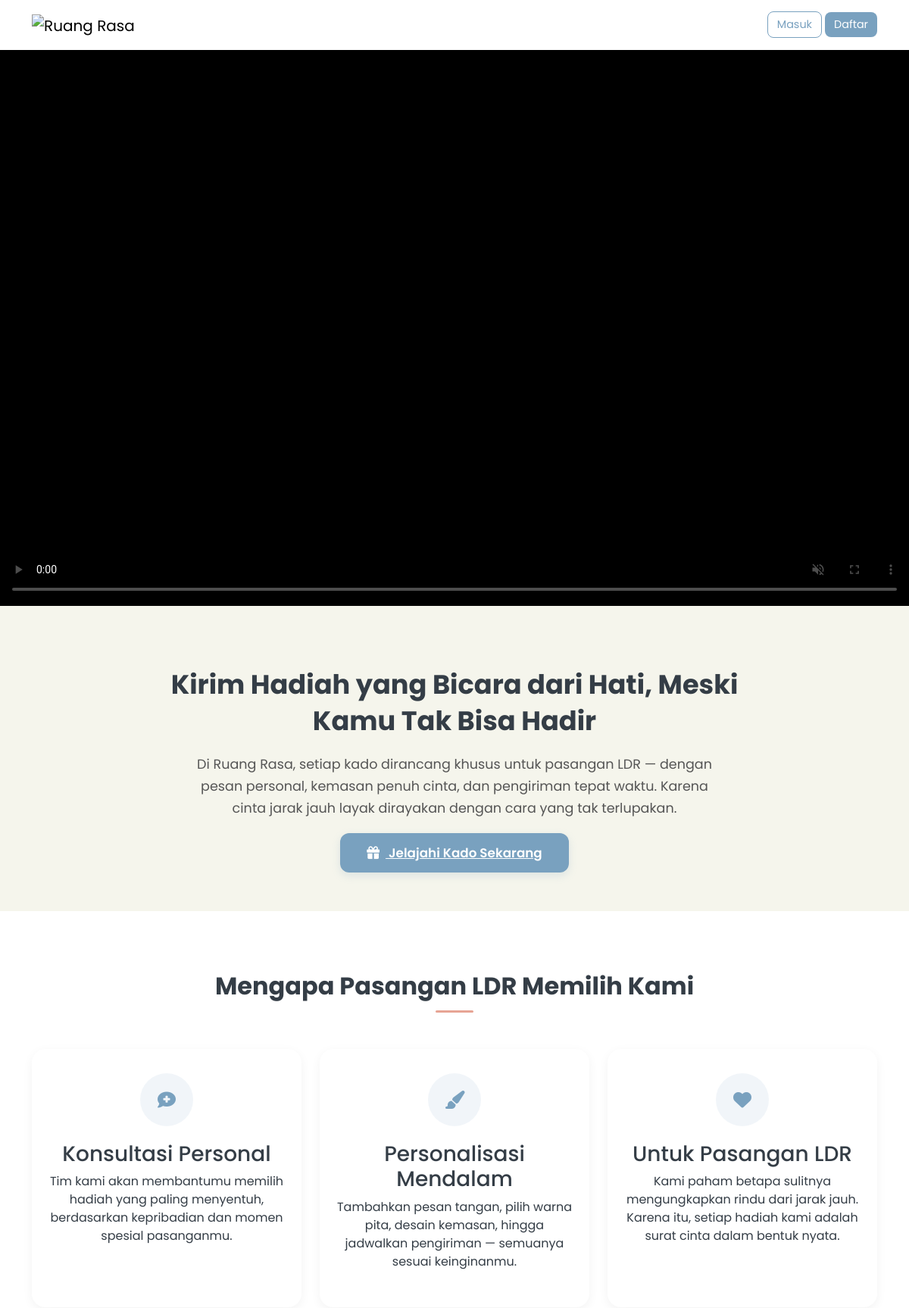
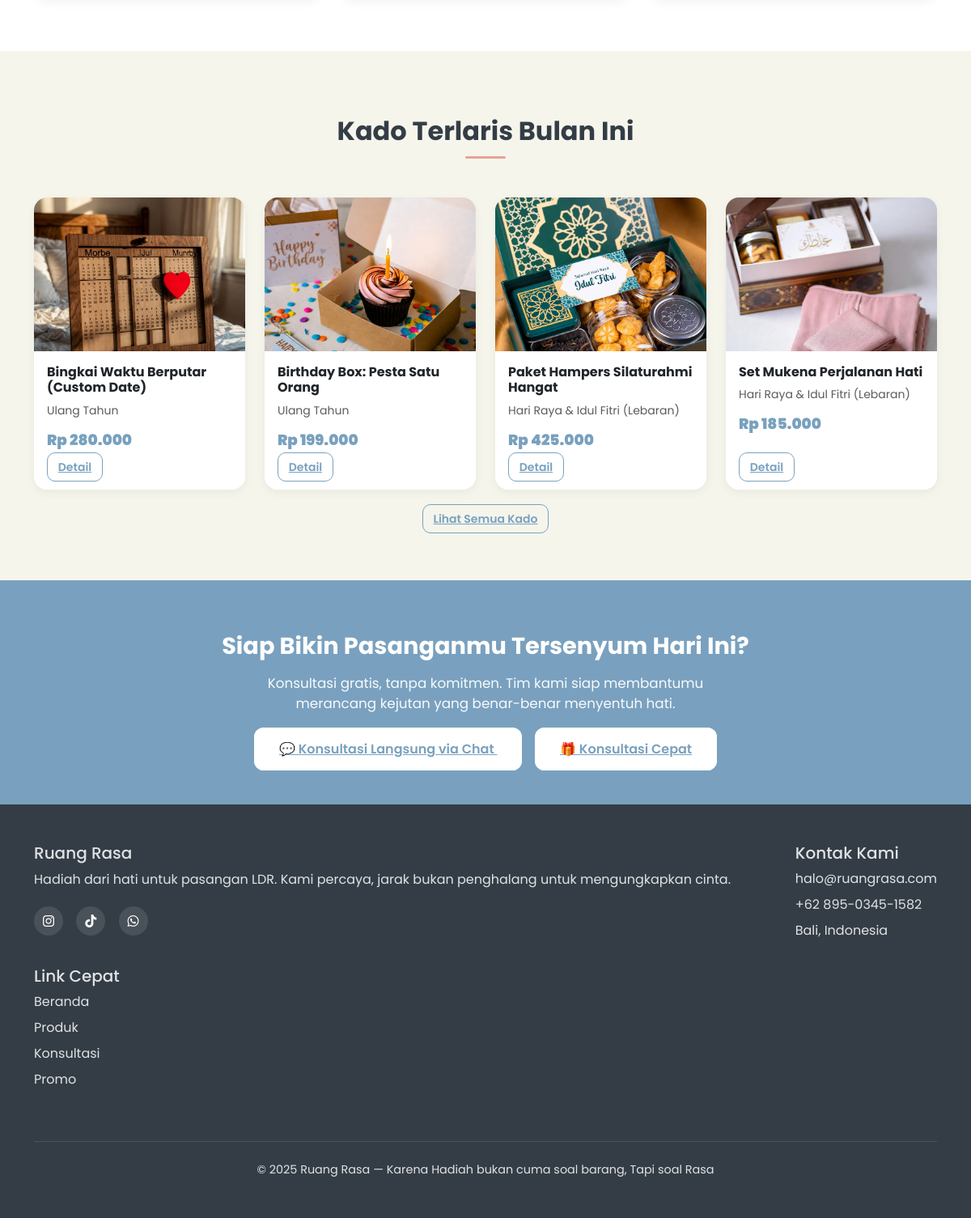
The page /public/index.php on the database its author committed (2 pictures, top to bottom).
### tables this page shows
CREATE TABLE `products` (
  `id` int(11) NOT NULL,
  `category_id` int(11) DEFAULT NULL COMMENT 'Relasi ke categories.id',
  `name` varchar(150) NOT NULL COMMENT 'Nama produk',
  `description` text DEFAULT NULL COMMENT 'Deskripsi produk',
  `price` decimal(12,2) NOT NULL COMMENT 'Harga',
  `discount` decimal(5,2) DEFAULT 0.00 COMMENT 'Diskon (%)',
  `stock` int(11) NOT NULL DEFAULT 0 COMMENT 'Jumlah stok',
  `featured` tinyint(1) DEFAULT 0 COMMENT 'Produk unggulan (0=Tidak, 1=Ya)',
  `created_at` datetime DEFAULT current_timestamp() COMMENT 'Waktu ditambahkan',
  `updated_at` datetime DEFAULT NULL
);

CREATE TABLE `categories` (
  `id` int(11) NOT NULL,
  `name` varchar(150) DEFAULT NULL,
  `description` text DEFAULT NULL,
  `created_at` datetime DEFAULT current_timestamp()
);

### app/controllers/ProductController.php (called while the page is built, shortened)
<?php
require_once __DIR__ . '/../models/Product.php';
require_once __DIR__ . '/../models/Promotions.php';
class ProductController
{
    private $product;
    public function __construct()
    {
        $this->product = new Product();
    }
    public function landing()
    {
        $productModel = $this->product;
        require_once __DIR__ . '/../models/Promotions.php';
        $keyword = $_GET['search'] ?? '';
        $category = $_GET['category'] ?? '';
        $rawProducts = $productModel->filter($keyword, $category);
        $products = [];
        foreach ($rawProducts as $p) {
            $priceData = $productModel->getFinalPrice($p['id']);
            $p['final_price'] = $priceData['final_price'];
            $p['discount_percent'] = $priceData['discount_percent'];
            $p['base_price'] = $priceData['base_price'];
            $products[] = $p;
        }
        include __DIR__ . '/../views/landing/index.php';
    }
}

### app/models/Product.php (called while the page is built, shortened)
<?php
require_once __DIR__ . '/DB.php';
class Product
{
    private $db;
    public function __construct()
    {
        $this->db = DB::getInstance();
    }
    public function filter($search = '', $category = '')
    {
        $sql = "
        SELECT p.*, c.name AS category_name, pi.image_path AS image,
               COALESCE(
                   (SELECT MAX(pr.discount)
                    FROM promotions pr
                    JOIN product_promotions pp ON pr.id = pp.promotion_id
                    WHERE pp.product_id = p.id
                      AND CURDATE() BETWEEN pr.start_date AND pr.end_date
                   ), 0
               ) AS promo_discount
        FROM products p
        LEFT JOIN categories c ON p.category_id = c.id
        LEFT JOIN product_images pi ON pi.product_id = p.id AND pi.is_main = 1
        WHERE 1
    ";
        $params = [];
        $sql .= " ORDER BY p.created_at DESC";
        $stmt = $this->db->prepare($sql);
        $stmt->execute($params);
        return $stmt->fetchAll(PDO::FETCH_ASSOC);
    }
    public function getFinalPrice($productId)
    {
        $stmt = $this->db->prepare("
        SELECT id, price, discount FROM products WHERE id = ?
    ");
        $stmt->execute([$productId]);
        $p = $stmt->fetch(PDO::FETCH_ASSOC);
        $basePrice = (float) $p['price'];
        $productDiscount = (float) ($p['discount'] ?? 0);
        require_once __DIR__ . '/Promotions.php';
        $promoModel = new Promotions();
        $promoDiscount = (float) $promoModel->getBestDiscountForProduct($productId);
        $finalDiscount = max($productDiscount, $promoDiscount);
        $finalPrice = $basePrice - ($basePrice * $finalDiscount / 100);
        return [
            'base_price' => $basePrice,
            'discount_percent' => $finalDiscount,
            'final_price' => $finalPrice
        ];
    }
}

### app/models/DB.php (called while the page is built, shortened)
<?php
class DB
{
    private static $instance = null;
    private function __construct()
    {
        $cfg = include __DIR__ . '/../../config/database.php';
        $dsn = "mysql:host={$cfg['DB_HOST']};dbname={$cfg['DB_NAME']};charset={$cfg['DB_CHAR']}";
        $options = [
            PDO::ATTR_ERRMODE => PDO::ERRMODE_EXCEPTION,
            PDO::ATTR_DEFAULT_FETCH_MODE => PDO::FETCH_ASSOC,
            PDO::ATTR_PERSISTENT => false,
        ];
        try {
            $this->pdo = new PDO($dsn, $cfg['DB_USER'], $cfg['DB_PASS'], $options);
        } catch (PDOException $e) {
            error_log("Database connection failed: " . $e->getMessage());
            die("⚠️ Tidak dapat terhubung ke database. Silakan periksa konfigurasi.");
        }
    }
    public static function getInstance()
    {
        if (!self::$instance) {
            self::$instance = new DB();
        }
        return self::$instance->pdo;
    }
}

### config/database.php (called while the page is built, shortened)
<?php
return [
    'DB_HOST' => '127.0.0.1',
    'DB_NAME' => 'ruang_rasa',
    'DB_USER' => 'root',
    'DB_PASS' => 'Root@1234',
    'DB_CHAR' => 'utf8mb4',
];

### app/models/Promotions.php (called while the page is built, shortened)
<?php
require_once __DIR__ . '/DB.php';
class Promotions
{
    private $db;
    public function __construct()
    {
        $this->db = DB::getInstance();
    }
    public function getBestDiscountForProduct($productId)
    {
        $stmt = $this->db->prepare("
            SELECT MAX(p.discount) AS discount
            FROM promotions p
            JOIN product_promotions pp ON p.id = pp.promotion_id
            WHERE pp.product_id = ?
              AND CURDATE() BETWEEN p.start_date AND p.end_date
        ");
        $stmt->execute([$productId]);
        $row = $stmt->fetch(PDO::FETCH_ASSOC);
        return $row ? (float) $row['discount'] : 0;
    }
}

### app/views/landing/index.php (the view, shortened to what this page needs)
<?php
$user = $_SESSION['user'] ?? null;
?>
<!doctype html>
<html lang="id">
<head>
    <link href="https://cdn.jsdelivr.net/npm/bootstrap@5.3.2/dist/css/bootstrap.min.css" rel="stylesheet">
    <link rel="stylesheet" href="https://cdnjs.cloudflare.com/ajax/libs/font-awesome/6.5.0/css/all.min.css">
</head>
<body>
    <nav class="navbar navbar-expand-lg">
        <div class="container d-flex align-items-center">
            <a class="navbar-brand" href="?page=landing">
                <img src="uploads/logo.png" alt="Ruang Rasa">
            </a>
            <div class="d-flex align-items-center flex-wrap gap-1 ms-auto">
                <?php if ($user): ?>
                    <a href="?page=consultations" class="position-relative">
                        <div class="nav-btn">
                            <i class="fas fa-comments"></i>
                        </div>
                        <?php
                        $unreadCount = 0;
                        if (isset($_SESSION['user']) && $_SESSION['user']['role'] !== 'admin') {
                            $unreadCount = getUnreadConsultationCount($_SESSION['user']['id']);
                        }
                        if ($unreadCount > 0): ?>
                            <span class="unread-badge"><?= (int) $unreadCount ?></span>
                        <?php endif; ?>
                    </a>
                    <a href="?page=promotions" class="nav-btn" title="Promo">
                        <i class="fas fa-bolt"></i>
                    </a>
                    <a href="?page=profile" class="nav-btn" title="Profil">
                        <i class="fas fa-user"></i>
                    </a>
                    <a href="?page=orders" class="nav-btn" title="Pesanan">
                        <i class="fas fa-box-open"></i>
                    </a>
                    <a href="?page=cart" class="nav-btn" title="Keranjang">
                        <i class="fas fa-shopping-cart"></i>
                    </a>
                    <?php if (($user['role'] ?? '') === 'admin'): ?>
                        <a href="?page=admin_dashboard" class="nav-btn" title="Admin">
                            <i class="fas fa-cog"></i>
                        </a>
                    <?php endif; ?>
                    <a href="?page=logout" class="nav-btn nav-logout" title="Keluar">
                        <i class="fas fa-sign-out-alt"></i>
                    </a>
                <?php else: ?>
                    <a href="?page=login" class="btn btn-sm"
                        style="color: var(--soft-blue); border: 1px solid var(--soft-blue); background: transparent; border-radius: 8px; padding: 0.35rem 0.75rem; font-size: 0.9rem;">
                        Masuk
                    </a>
                    <a href="?page=register" class="btn btn-sm"
                        style="background-color: var(--soft-blue); color: white; border: none; border-radius: 8px; padding: 0.35rem 0.75rem; font-size: 0.9rem;">
                        Daftar
                    </a>
                <?php endif; ?>
            </div>
        </div>
    </nav>
    <div class="hero-video-container">
        <video autoplay muted playsinline poster="videos/poster-hero.jpg" controls controlsList="nodownload">
            <source src="videos/hero-1.mp4" type="video/mp4">
        </video>
    </div>
    <section class="hero-message">
        <div class="container">
            <h1>Kirim Hadiah yang Bicara dari Hati, Meski Kamu Tak Bisa Hadir</h1>
            <p>
                Di Ruang Rasa, setiap kado dirancang khusus untuk pasangan LDR — dengan pesan personal, kemasan penuh
                cinta, dan pengiriman tepat waktu.
                Karena cinta jarak jauh layak dirayakan dengan cara yang tak terlupakan.
            </p>
            <a href="?page=products" class="btn-primary-action">
                <i class="fas fa-gift me-2"></i> Jelajahi Kado Sekarang
            </a>
        </div>
    </section>
    <section class="feature-section">
        <div class="container">
            <h2 class="section-title">Mengapa Pasangan LDR Memilih Kami</h2>
            <div class="row g-4">
                <div class="col-md-4">
                    <div class="feature-card">
                        <div class="feature-icon">
                            <i class="fas fa-comment-medical"></i>
                        </div>
                        <h3>Konsultasi Personal</h3>
                        <p>
                            Tim kami akan membantumu memilih hadiah yang paling menyentuh, berdasarkan kepribadian dan
                            momen spesial pasanganmu.
                        </p>
                    </div>
                </div>
                <div class="col-md-4">
                    <div class="feature-card">
                        <div class="feature-icon">
                            <i class="fas fa-paint-brush"></i>
                        </div>
                        <h3>Personalisasi Mendalam</h3>
                        <p>
                            Tambahkan pesan tangan, pilih warna pita, desain kemasan, hingga jadwalkan pengiriman —
                            semuanya sesuai keinginanmu.
                        </p>
                    </div>
                </div>
                <div class="col-md-4">
                    <div class="feature-card">
                        <div class="feature-icon">
                            <i class="fas fa-heart"></i>
                        </div>
                        <h3>Untuk Pasangan LDR</h3>
                        <p>
                            Kami paham betapa sulitnya mengungkapkan rindu dari jarak jauh. Karena itu, setiap hadiah
                            kami adalah surat cinta dalam bentuk nyata.
                        </p>
                    </div>
                </div>
            </div>
        </div>
    </section>
    <section class="products-section">
        <div class="container">
            <h2 class="section-title">Kado Terlaris Bulan Ini</h2>
            <?php if (!empty($products)): ?>
                <div class="row g-4">
                    <?php foreach (array_slice($products, 0, 4) as $p): ?>
                        <div class="col-md-3 col-sm-6">
                            <div class="card h-100">
                                <img src="uploads/<?= htmlspecialchars($p['image'] ?? 'noimage.png', ENT_QUOTES, 'UTF-8') ?>"
                                    class="card-img-top" alt="<?= htmlspecialchars($p['name'], ENT_QUOTES, 'UTF-8') ?>">
                                <div class="card-body d-flex flex-column">
                                    <h6 class="fw-bold"><?= htmlspecialchars($p['name'], ENT_QUOTES, 'UTF-8') ?></h6>
                                    <p class="text-muted small mb-1">
                                        <?= htmlspecialchars($p['category_name'] ?? '-', ENT_QUOTES, 'UTF-8') ?>
                                    </p>
                                    <p class="price">
                                        <strong>Rp <?= number_format($p['final_price'], 0, ',', '.') ?></strong>
                                    </p>
                                    <div class="mt-auto">
                                        <a href="?page=product_detail&id=<?= (int) $p['id'] ?>"
                                            class="btn-outline-soft w-100 mb-1">
                                            Detail
                                        </a>
                                    </div>
                                </div>
                            </div>
                        </div>
                    <?php endforeach; ?>
                </div>
                <div class="text-center mt-4">
                    <a href="?page=products" class="btn-outline-soft">Lihat Semua Kado</a>
                </div>
            <?php else: ?>
                <p class="text-center text-muted">Belum ada produk tersedia.</p>
            <?php endif; ?>
        </div>
    </section>
    <section class="footer-cta">
        <div class="container">
            <h3>Siap Bikin Pasanganmu Tersenyum Hari Ini?</h3>
            <p>
                Konsultasi gratis, tanpa komitmen. Tim kami siap membantumu merancang kejutan yang benar-benar menyentuh
                hati.
            </p>
            <a href="?page=consultation_direct" class="footer-btn">
                💬 Konsultasi Langsung via Chat
            </a>
            <a href="?page=consultation_form" class="footer-btn">
                🎁 Konsultasi Cepat
            </a>
        </div>
    </section>
    <footer>
        <div class="container">
            <div class="d-flex flex-wrap justify-content-between footer-grid">
                <div class="footer-about">
                    <h5>Ruang Rasa</h5>
                    <p>
                        Hadiah dari hati untuk pasangan LDR.
                        Kami percaya, jarak bukan penghalang untuk mengungkapkan cinta.
                    </p>
                    <div class="footer-social">
                        <a href="#" aria-label="Instagram"><i class="fab fa-instagram"></i></a>
                        <a href="#" aria-label="TikTok"><i class="fab fa-tiktok"></i></a>
                        <a href="#" aria-label="WhatsApp"><i class="fab fa-whatsapp"></i></a>
                    </div>
                </div>
                <div class="footer-contact">
                    <h5>Kontak Kami</h5>
                    <a href="mailto:halo@ruangrasa.com">halo@ruangrasa.com</a>
                    <a href="https://wa.me/6289503451582">+62 895-0345-1582</a>
                    <a href="#">Bali, Indonesia</a>
                </div>
                <div class="footer-links">
                    <h5>Link Cepat</h5>
                    <a href="?page=landing">Beranda</a>
                    <a href="?page=products">Produk</a>
                    <a href="?page=consultation_form">Konsultasi</a>
                    <a href="?page=promotions">Promo</a>
                </div>
            </div>
            <div class="footer-bottom">
                <p>© <?= date('Y') ?> Ruang Rasa — Karena Hadiah bukan cuma soal barang, Tapi soal Rasa</p>
            </div>
        </div>
    </footer>
</body>
</html>

### rows shown on the page
products: shows a picture, name "Bingkai Waktu Berputar (Custom Date)", category.name "Ulang Tahun", final_price "280.000"
products: shows a picture, name "Birthday Box: Pesta Satu Orang", category.name "Ulang Tahun", final_price "199.000"
products: shows a picture, name "Paket Hampers Silaturahmi Hangat", category.name "Hari Raya & Idul Fitri (Lebaran)", final_price "425.000"
products: shows a picture, name "Set Mukena Perjalanan Hati", category.name "Hari Raya & Idul Fitri (Lebaran)", final_price "185.000"
